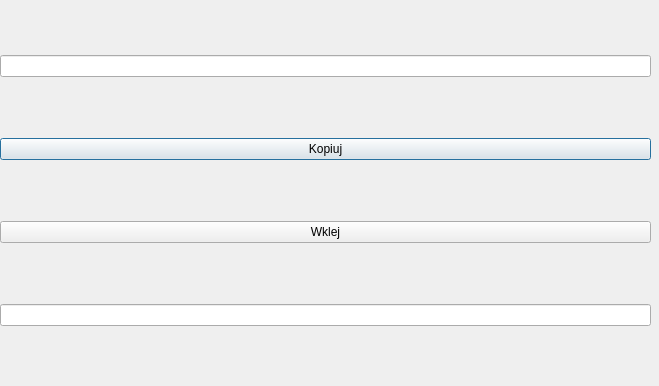
<?xml version="1.0" encoding="UTF-8"?>
<ui version="4.0">
 <class>Dialog</class>
 <widget class="QDialog" name="Dialog">
  <property name="geometry">
   <rect>
    <x>0</x>
    <y>0</y>
    <width>659</width>
    <height>386</height>
   </rect>
  </property>
  <property name="windowTitle">
   <string>Dialog</string>
  </property>
  <widget class="QWidget" name="verticalLayoutWidget">
   <property name="geometry">
    <rect>
     <x>0</x>
     <y>0</y>
     <width>651</width>
     <height>381</height>
    </rect>
   </property>
   <layout class="QVBoxLayout" name="verticalLayout">
    <item>
     <widget class="QLineEdit" name="lineEdit"/>
    </item>
    <item>
     <widget class="QPushButton" name="ButtonCoppy">
      <property name="text">
       <string>Kopiuj</string>
      </property>
     </widget>
    </item>
    <item>
     <widget class="QPushButton" name="pushButton_2">
      <property name="text">
       <string>Wklej</string>
      </property>
     </widget>
    </item>
    <item>
     <widget class="QLineEdit" name="lineEdit_2"/>
    </item>
   </layout>
  </widget>
 </widget>
 <resources/>
 <connections/>
</ui>
